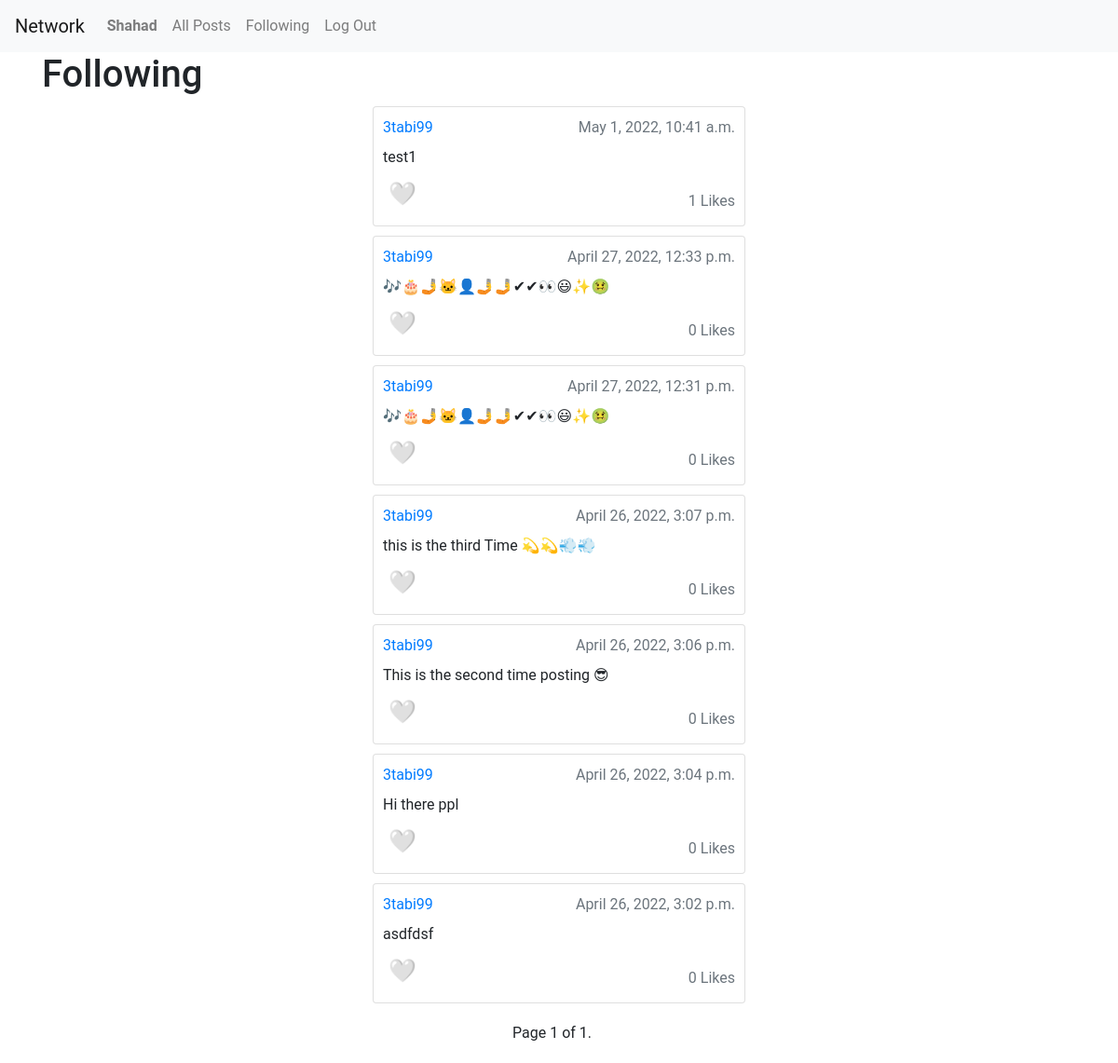
The app's page /following (signed in), older data.
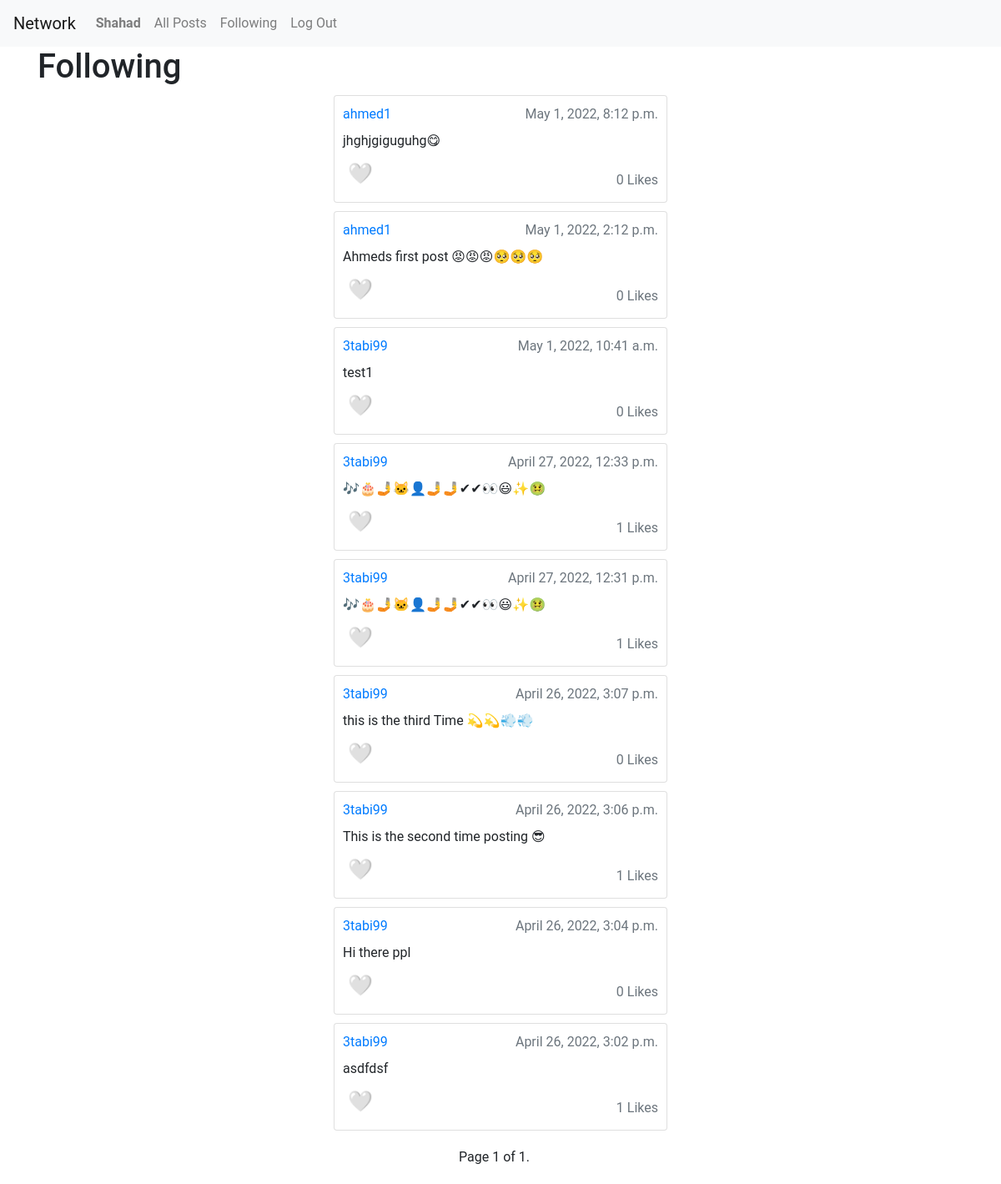
The same page, newer data.
### network/models.py (models this page shows, shortened)
class Post(models.Model):
    user = models.ForeignKey(User, on_delete=models.CASCADE, related_name="post")
    post = models.CharField(max_length=255)
    time_stamp = models.DateTimeField(auto_now_add=True)
    like_count = models.IntegerField(default=0)

class User(AbstractUser):
    pass

### network/views.py (the view)
# urls.py: path("following", views.following, name="following"),
def following(request):
    user = request.user
    followings = Follower.objects.filter(follower=user)
    posts = Post.objects.filter(user=None)
    for follow in followings:
        posts |= Post.objects.filter(user=follow.following)
    posts = posts.order_by('-time_stamp')
    paginator = Paginator(posts, 10)
    page_number = request.GET.get('page')
    page_obj = paginator.get_page(page_number)
    return render(request, "network/following.html", context={
        'posts': posts,
        'user': user,
        'page_obj': page_obj
    })

### network/templates/network/following.html (shortened to what this page needs)
{% extends "network/layout.html" %}
{% load static %}
{% block body %}
    <h1 class="container">Following</h1>
    {% for post in page_obj.object_list %}
        <div class="container col-4 card" style="padding: 10px; margin-top: 10px">
            <div class="mb-1 text-primary float-left">
                <a href="{% url 'profile' post.user.username %}">{{ post.user.username }}</a>
                <div class="mb-1 text-muted float-right">{{ post.time_stamp }}</div>
            </div>
            <div class="mb-2 card-text float-left">{{ post.post }}</div>
            <div>
                {% if user in likes.user %}
                    <input type="button" data-user="{{ post.user.id }}" onclick="like({{ post.id }})"
                           class="mb-1 float-left" id="like_{{ post.id }}"
                           value="❤"
                           style="font-size: 24px; width:fit-content; border: none; background-color: transparent"/>
                {% else %}
                    <input type="button" data-user="{{ post.user.id }}" onclick="like({{ post.id }})"
                           class="mb-1 float-left" id="like_{{ post.id }}"
                           value="🤍"
                           style="font-size: 24px; width:fit-content; border: none; background-color: transparent"/>
                {% endif %}
                <div class="mb-1 text-muted float-right" id="like_count_{{ post.id }}" style="margin-top: 15px">
                    {{ post.like_count }} Likes
                </div>
            </div>
        </div>
    {% endfor %}
    <div class="pagination container text-center">
    <span class="step-links text-center container" style="margin-bottom: 20px; margin-top: 20px;">
        <span class="current">
            Page {{ page_obj.number }} of {{ page_obj.paginator.num_pages }}.
        </span>
    </span>
    </div>
{% endblock %}

Row changes from the older to the newer data that the page shows:
now on this page (row unchanged): Post: user.username "ahmed1", time_stamp "May 1, 2022, 8:12 p.m.", post "jhghjgiguguhg😋", like_count "0"
now on this page (row unchanged): Post: user.username "ahmed1", time_stamp "May 1, 2022, 2:12 p.m.", post "Ahmeds first post 😡😡😡🥺🥺🥺", like_count "0"
changed Post "May 1, 2022, 10:41 a.m.": like_count "1" → "0"
changed Post "April 27, 2022, 12:33 p.m.": like_count "0" → "1"
changed Post "April 27, 2022, 12:31 p.m.": like_count "0" → "1"
changed Post "April 26, 2022, 3:06 p.m.": like_count "0" → "1"
changed Post "April 26, 2022, 3:02 p.m.": like_count "0" → "1"
